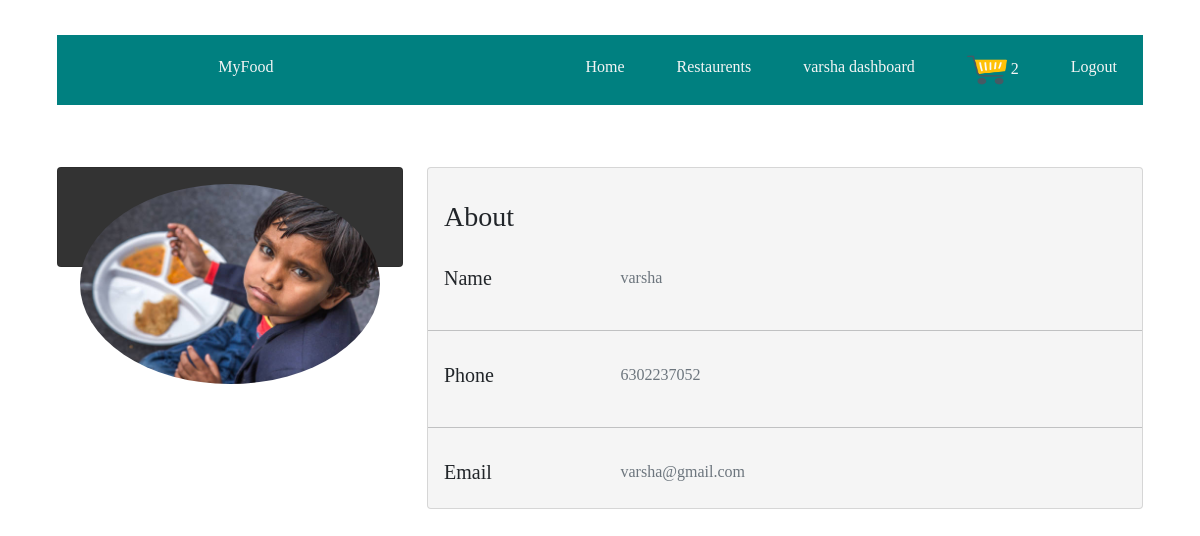
Screenshot of /profile/ (signed in) with the database file from the repository.
### food_app/models.py (models this page shows)
class Userdeatils(models.Model):
    user=models.ForeignKey(User,on_delete=models.CASCADE,null=True)
    phone=models.IntegerField(null=True)
    image=models.ImageField(upload_to='images/',null=True)

### food_app/views.py (the view)
# urls.py: path('profile/', views.profile, name='profile'),
def profile(request):
    res=Userdeatils.objects.filter(user=request.user)
    return render(request, 'food/profile.html', {'res':res})

### templates/food/profile.html (shortened to what this page needs)
<!doctype html>
{% load static %}
<html lang="en">
  <head>
    <link href="https://cdn.jsdelivr.net/npm/bootstrap@5.0.2/dist/css/bootstrap.min.css" rel="stylesheet">
<link rel="stylesheet" type="text/css" href="../bootstrap-4.5.3-dist/css/bootstrap.min.css">
      <link rel="stylesheet" href="{% static 'css/profile.css' %}">
  </head>
  <body>
  {% for res in res %}
  <div class="container">
      <div class="main">
          <div class="topbar">
              <span >
                   <a href="{% url 'logout' %}">Logout</a>
                                <a href="{% url 'view_cart' %}"><img alt="" src="{% static 'images/cart.png' %}" width="40px" height="30px"> {{ request.user.addtocartmodel_set.count }}</a>
<a href="{% url 'user_dashboard' %}">{{ request.user }} dashboard</a>
                     <a href="{% url 'restaurents' %}">Restaurents</a>
              <a href="{% url 'index' %}">Home</a>
              <a href=""></a>
              <a href=""></a>
              <a href=""></a>
              <a href=""></a>
              <a href=""></a>
                  <a href="{% url 'index' %}">MyFood</a>
              </span>
          </div>
<pre>
</pre>
          <div class="row">
              <div class="col-md-4 mt-1">
                  <div class="card text-center sidebar">
                      <div class="card-body">
                          <img alt="" src="{{ res.image.url }}" class="rounded-circle" width="300">
                          <div class="mt-3">
                              <h3>{{ res.user.username }}</h3>
                          </div>
                      </div>
                  </div>
              </div>
              <div class="col-md-8 mt-1">
                  <div class="card mb-3 content">
                      <h3 class="m-3 pt-3">
About
                      </h3>
                      <div class="card-body">
                          <div class="row">
                              <div class="col-md-3">
                                  <h5>Name</h5>
                              </div>
                              <div class="col-md-9 text-secondary">
                                {{ res.user.username }}
                              </div>
                          </div>
                      </div>
                      <hr>
                      <div class="card-body">
                          <div class="row">
                              <div class="col-md-3">
                                  <h5>Phone</h5>
                              </div>
                              <div class="col-md-9 text-secondary">
                               {{ res.phone }}
                              </div>
                          </div>
                      </div>
                      <hr>
                           <div class="card-body">
                          <div class="row">
                              <div class="col-md-3">
                                  <h5>Email</h5>
                              </div>
                              <div class="col-md-9 text-secondary">
                                 {{ res.user.email }}
                              </div>
                          </div>
                      </div>
                  </div>
  {% endfor %}
          </div>
          </div>
      </div>
  </div>
  </body>
</html>

### food_app/static/css/profile.css (style rules this page uses)
body { margin-top: 20px; background-color: white; }
.main { padding: 15px; font-family: cursive; }
.topbar { background-color: teal; overflow: hidden; }
.topbar a { float: right; color: whitesmoke; text-align: center; padding: 20px 26px; text-decoration: none; }
.sidebar { background-color: #333; color: white; height: 100px; }
.card { position: relative; display: flex; flex-direction: column; }
.content { background-color: whitesmoke; }

### rows the page displays
Userdeatils: image (picture), user.username "varsha", phone "6302237052", user.email "varsha@gmail.com"

### other values shown
{{ request.user.addtocartmodel_set.count }} "2"
{{ request.user }} "varsha"
